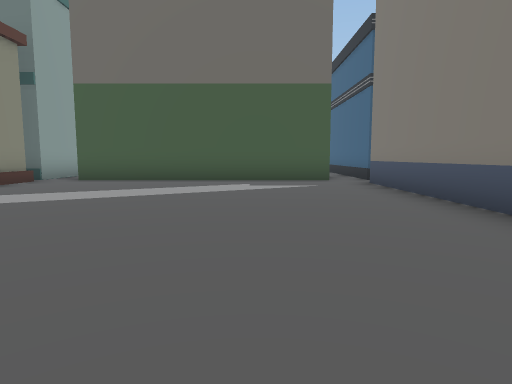
view 1 (above)

12 first-person views from a walk through a Unity game level. The camera is 1.2 m above the floor, tilts 6° down and sees 75° across. The floor is counted in squares, 2 m on a side. Each view is taken from the middle of a square. On the plan, view 1 faces up. The plan holds only what a view shows up to about 10 squares ahead; the rest is blank. The place goes on beyond the plan. The player is left out. Some animated figures are not drawn.

view 2
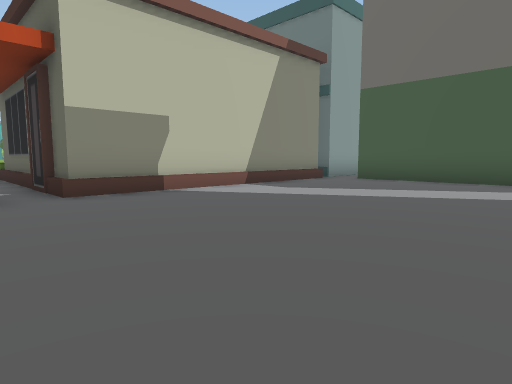

view 3
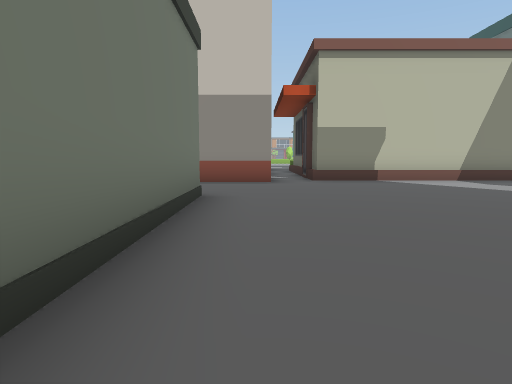

view 4
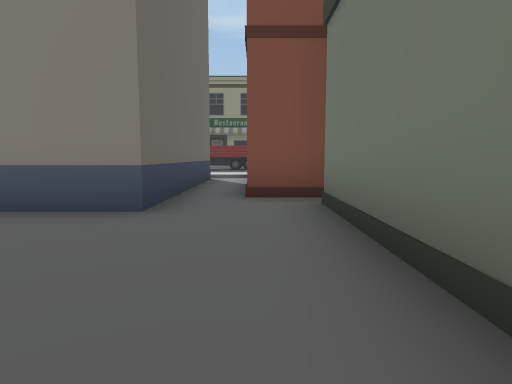

view 5
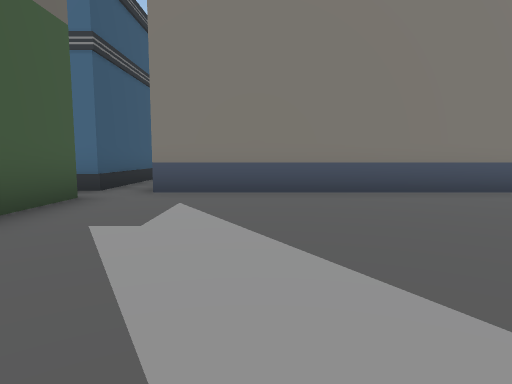

view 6
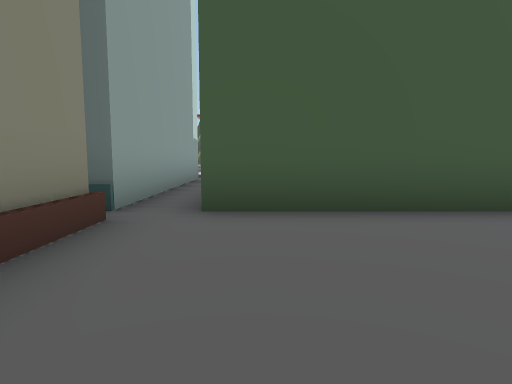

view 7
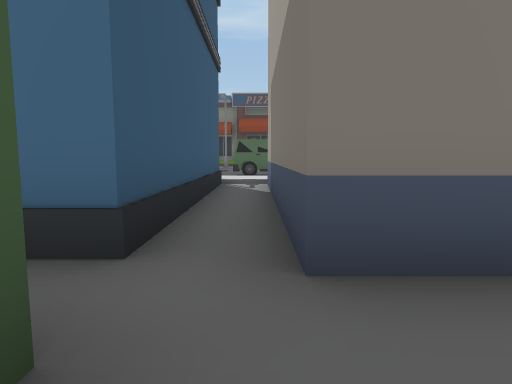

view 8
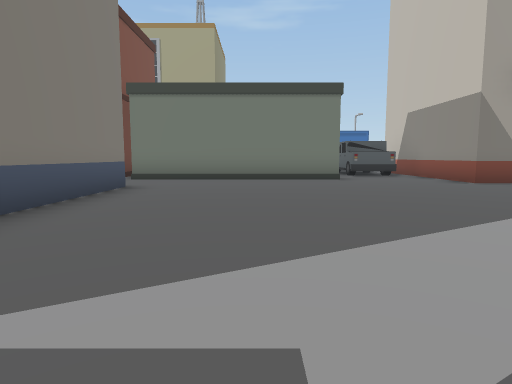

view 9
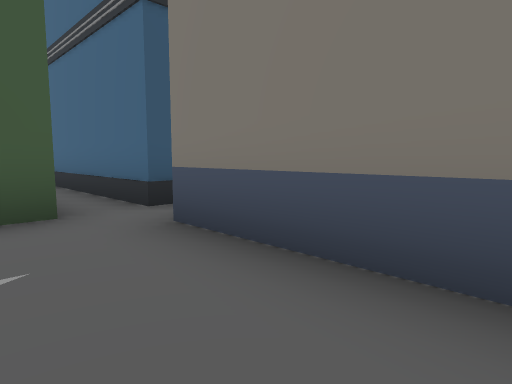

view 10
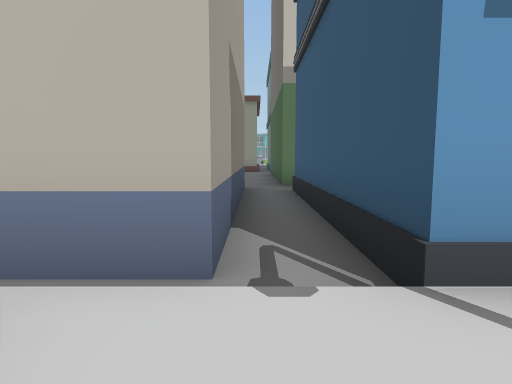

view 11
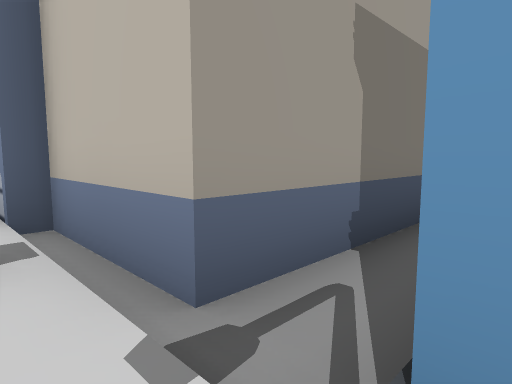

view 12
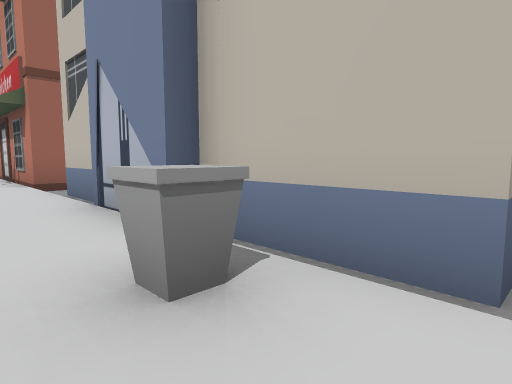

### Floor plan
Key: @ floor where view 1 was taken; # wall or solid block; x gap in a wall; . main floor; : floor 0.25 m higher than the main floor; / step, stairs or slope; ^ raised ledge; O other object.
Columns run from 11 left of view 1 to 10 right of it. Each row starts with its distance up from view 1.
 13      O.       ^
 12      O.       ^
 11      O.       ^
 10      O.       ^
  9      O.OOOOOOOx#####:
  8      O..............:/
  7      O........OOOOOO^/
  6      O........O    O:/
  5      O........O    O:/
  4      O........O    O:/
  3      O........O    O:
  2 OOOOOO........O    O:
  1  .............OOOOOO:
  0      OO....@...#   #:
 -1       O..#######   #:
 -2       O..          #:
 -3                    #
 -4                    #

Where each view was taken, in squares from view 1:
view 1: 0 up, 0 right, facing up
view 2: 0 up, 0 right, facing up-left
view 3: 0 up, 3 right, facing left
view 4: 0 up, 1 left, facing right
view 5: 6 up, 3 left, facing right
view 6: 5 up, 4 left, facing up
view 7: 8 up, 1 right, facing right
view 8: 8 up, 0 right, facing down
view 9: 5 up, 1 right, facing up-right
view 10: 8 up, 10 right, facing left
view 11: 9 up, 9 right, facing down-left
view 12: 8 up, 10 right, facing down-left
